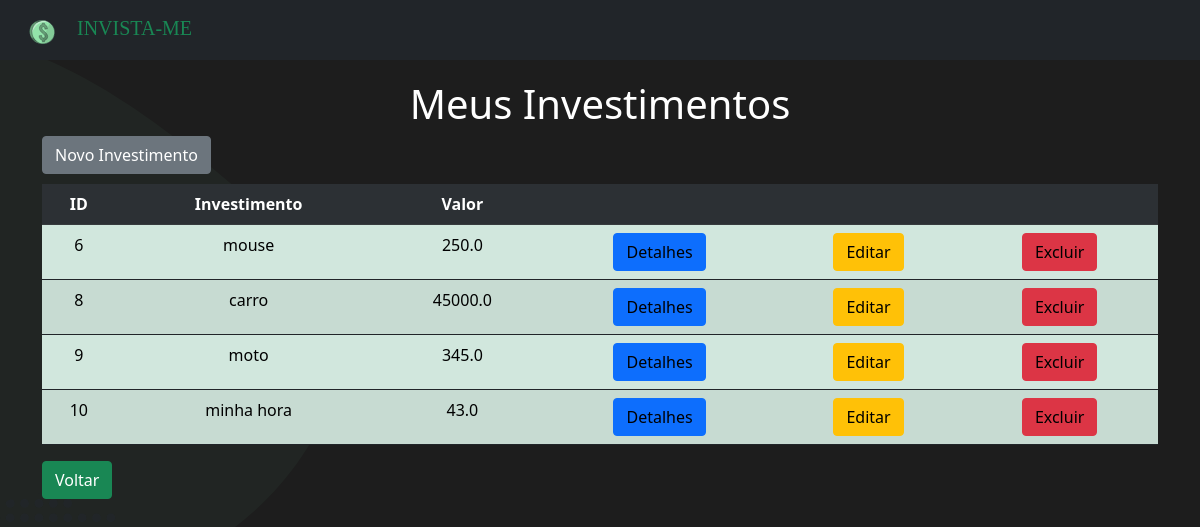
The app's page /listagem/, older data.
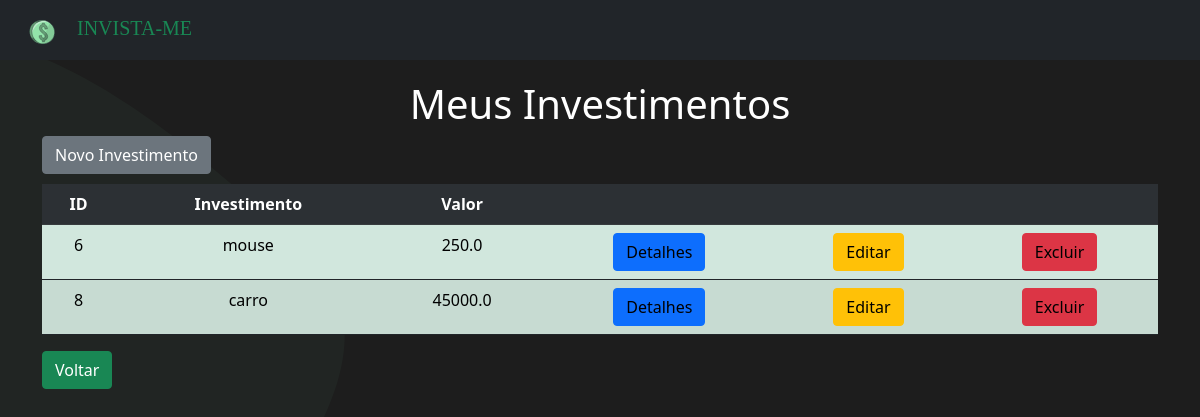
The same page, newer data.
### invistame/models.py (models this page shows)
class Investimento(models.Model):
    investimento = models.TextField(max_length=200)
    valor = models.FloatField(max_length=9)
    pago = models.BooleanField(default=False)
    data = models.DateField(default=datetime.now)
    hora = models.TimeField(default=time.strftime('%H:%M', time.localtime()))

### invistame/views.py (the view)
# urls.py: path('listagem/', views.listagem, name='listagem'),
def listagem(request):
    dados = {
        'dados': Investimento.objects.all()
    }
    return render(request, 'investimentos/listagem.html', context=dados)

### invistame/templates/investimentos/listagem.html (shortened to what this page needs)
{% extends 'base.html' %}
{% block content %}
<div class="container">
    <h1 style="text-align: center; color: #fff; margin-top: 20px">Meus Investimentos</h1>
    <button class="btn btn-secondary" style="margin-bottom: 10px;"><a style="color: white; text-decoration: none;"
            href="{% url 'novo_investimento' %}">Novo Investimento</a></button>
    <table class='table table-success table-hover table-striped border-dark'>
        <tr style="text-align: center; border-radius: 20px;" class="table-dark">
            <th>ID</th>
            <th>Investimento</th>
            <th>Valor</th>
            <th></th>
            <th></th>
            <th></th>
        </tr>
        {% for dado in dados %}
        <tr style="text-align: center;">
            <td>{{dado.id}}</td>
            <td>{{dado.investimento}}</td>
            <td>{{dado.valor}}</td>
            <td><button class="btn btn-primary"><a style='color: black;text-decoration: none;'
                        href="{% url 'detalhes' dado.id %}">Detalhes</a></button></td>
            <td><button class="btn btn-warning"><a style='color: black;text-decoration: none;'
                        href="{% url 'editar' dado.id %}">Editar</a></button></td>
            <td><button class="btn btn-danger"><a style='color: black;text-decoration: none;'
                        href="{% url 'excluir' dado.id %}">Excluir</a></button></td>
        </tr>
        {% endfor %}
    </table>
    <button class="btn btn-success"><a style='color: white;text-decoration: none;'
            href="{% url 'index' %}">Voltar</a></button>
</div>
{% endblock %}

Row changes from the older to the newer data that the page shows:
removed Investimento: id "9", investimento "moto", valor "345.0"
removed Investimento: id "10", investimento "minha hora", valor "43.0"
